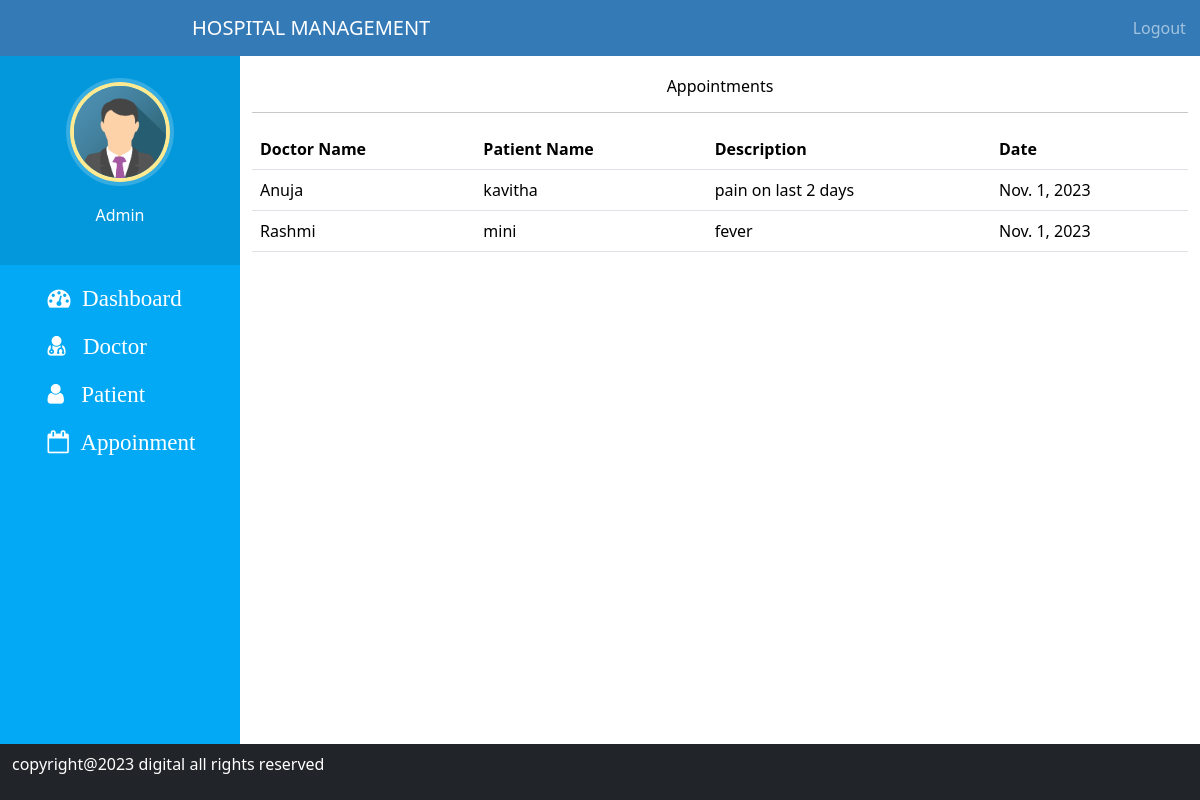
/admin_view_appointment, run on the app's committed database.
### hospital/models.py (models this page shows)
class Doctor(models.Model):
    doctor_id =models.ForeignKey(User, on_delete=models.CASCADE)
    address = models.CharField(max_length=20)
    phone = models.IntegerField()
    department = models.CharField(max_length=20)
    image = models.ImageField(upload_to='images/')
    status=models.BooleanField(default=False)

class User(AbstractUser):
    usertype = models.CharField(max_length=20)

class Patient(models.Model):
    patient_id =models.ForeignKey(User, on_delete=models.CASCADE)
    address = models.CharField(max_length=20)
    phone = models.IntegerField()
    symptoms = models.CharField(max_length=100)
    image = models.ImageField(upload_to='images/')
    status=models.BooleanField(default=False)
    assignedDoctorID =models. PositiveIntegerField( null=True)

class Appointment(models.Model):
    patientID=models.PositiveIntegerField(null=True)
    doctorID=models.PositiveIntegerField(null=True)
    appointmentDate=models.DateField(auto_now=True)
    description=models.TextField(max_length=500)
    status=models.BooleanField(default=False)

### hospital/views.py (the view)
# urls.py: path("admin_view_appointment", views.admin_view_appointment, name="admin_view_appointment"),
def admin_view_appointment(request):
    appointments=Appointment.objects.all().filter(status=True)
    patients=Patient.objects.all().filter(status=True)
    doc=Doctor.objects.all().filter(status=True)
    return render(request,'admin_view_appointment.html', {'appointments':appointments,'patients':patients,'doc':doc})

### hospital/templates/admin_view_appointment.html
{% extends 'admin_base.html' %}
{% load static %}
{% block content %}
<div class="container" style="margin-top: 3%;">
    <div class="panel panel-primary">
        <div class="panel-heading">
          <h6 class="panel-title text-center" style="color: black;">Appointments</h6><hr>
        </div>
        <table class="table table-hover" id="dev-table">
          <thead>
            <tr>
              <th>Doctor Name</th>
              <th>Patient Name</th>
              <th>Description</th>
              <th>Date</th>
            </tr>
          </thead>
          {% for a in appointments %}
          <tr>
            <td>
              {% for d in doc %}
            {% if d.doctor_id_id == a.doctorID %}
              {{ d.doctor_id.first_name }}
            {% endif %}
          {% endfor %}
              </td>
            <td>
              {% for p in patients %}
              {% if p.patient_id_id == a.patientID %}
                {{ p.patient_id.first_name }}
                {% endif %}
          {% endfor %}
              </td>
            <td>{{a.description}}</td>
            <td>{{a.appointmentDate}}</td>
          </tr>
          {% endfor %}
        </table>
      </div>
  </div>
{% endblock content %}

### hospital/static/css/style1.css (style rules this page uses)
body { padding-left: 240px; }

### hospital/static/css/ad_style.css (style rules this page uses)
body { padding-left: 240px; }
h6 { color: white; }

### data on the page
Appointment: description "pain on last 2 days", appointmentDate "Nov. 1, 2023"
Doctor: doctor_id.first_name "Anuja"
Patient: patient_id.first_name "kavitha"
Appointment: description "fever", appointmentDate "Nov. 1, 2023"
Doctor: doctor_id.first_name "Rashmi"
Patient: patient_id.first_name "mini"
